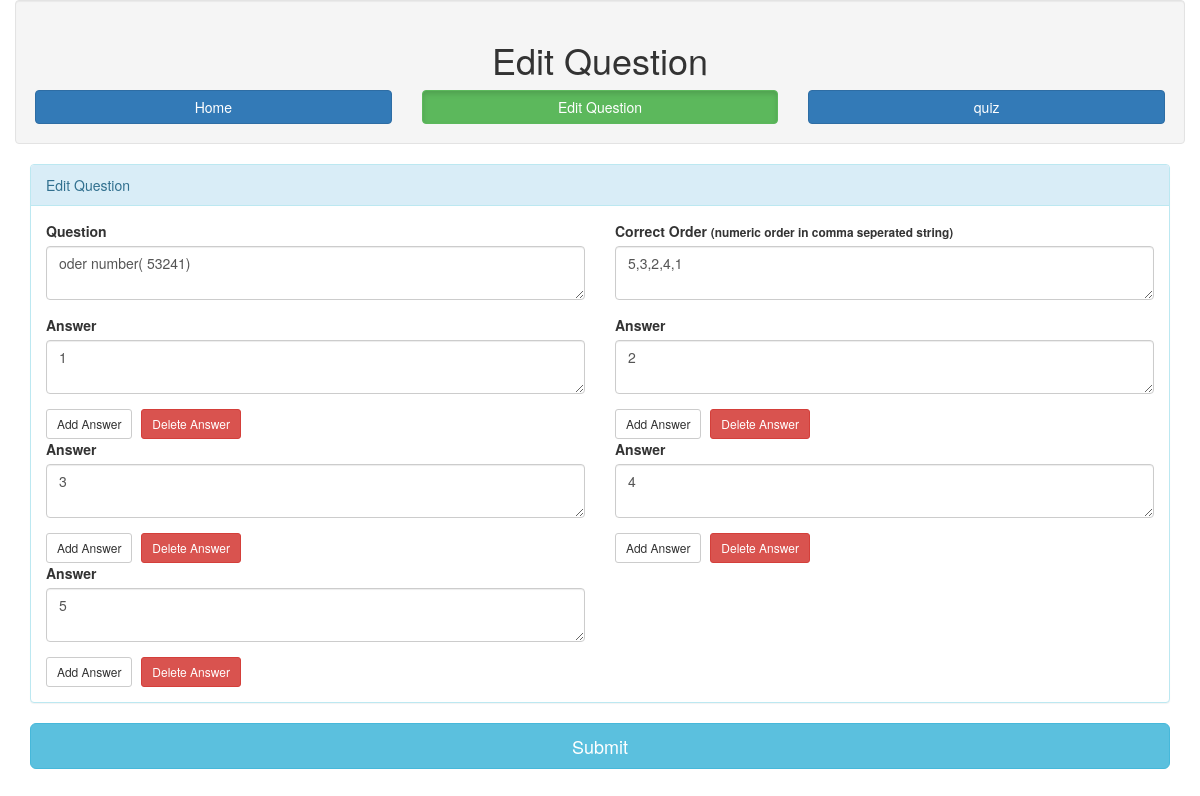
Screenshot of /edit_ques.php?ques=3 with the database file from the repository.
### tables this page shows
CREATE TABLE IF NOT EXISTS `master_questions` (
  `ques_id` int(11) NOT NULL AUTO_INCREMENT,
  `ques_desc` text NOT NULL,
  `ans` text NOT NULL,
  `correct_order` varchar(100) NOT NULL,
  `date_added` timestamp NOT NULL DEFAULT CURRENT_TIMESTAMP ON UPDATE CURRENT_TIMESTAMP,
  `ques_status` int(11) NOT NULL DEFAULT '1',
  PRIMARY KEY (`ques_id`)
);

### edit_ques.php (the view, shortened to what this page needs)
<?php
include('pages/connection.php');
$ques_id = $_GET['ques'];
$query = "select * from master_questions where ques_id = '$ques_id'";
$result = mysqli_query($con, $query);;
$row = mysqli_fetch_array($result);
?>
<!DOCTYPE HTML>
<html>
<head>
    <link href="css/style.css" rel="stylesheet">
    <link href="css/font-awesome.css" rel="stylesheet">
    <link href="css/bootstrap.min.css" rel="stylesheet">
</head>
<body>
<div class="container-fluid">
    <div class="well">
        <h1 class="text-center">Edit Question</h1>
        <div class="row text-center">
            <div class='col-xs-4'>
                <a href="index.php" class="btn btn-primary btn-block">Home</a>
            </div>
            <div class='col-xs-4'>
                <a href="edit_ques.php?ques=<?php echo $ques_id ?>" class="btn btn-primary btn-block active">Edit
                    Question</a>
            </div>
            <div class='col-xs-4'>
                <a href="answers.php" class="btn btn-primary btn-block">quiz</a>
            </div>
        </div>
    </div>
    <form method="post" action="pages/update_question.php">
        <div class="add_ques">
            <div class="col-md-12">
                <div class="panel panel-info">
                    <div class="panel-heading">Edit Question</div>
                    <div class="panel-body">
                        <div class="row">
                            <div class="col-md-6">
                                <div class="form-group">
                                    <label>Question</label>
                                    <textarea class="form-control" name="ques"
                                              required><?php echo $row['ques_desc'] ?></textarea>
                                </div>
                            </div>
                            <div class="col-md-6">
                                <div class="form-group">
                                    <label>Correct Order
                                        <small>(numeric order in comma seperated string)</small>
                                    </label>
                                    <textarea class="form-control" name="correct_order"
                                              required><?php echo $row['correct_order'] ?></textarea>
                                </div>
                            </div>
                        </div>
                        <div class="row">
                            <?php
                            $answers = explode(',', $row['ans'], -1);
                            foreach ($answers as $ans) {
                                echo "<div class='div-ans col-md-6'>
                                          <div class='form-group'>
                                                <label>Answer </label>
                                                <textarea class='form-control' name='ans1[]' required>" . $ans . "</textarea>
                                          </div>
                                          <button type='button'class='add-ans btn btn-sm btn-default'>Add Answer</button>
                                          <button style='margin-left:5px' type='button' class='ans-remove btn btn-sm btn-danger'>Delete Answer</button>
                                       </div>";
                            }
                            ?>
                        </div>
                    </div>
                </div>
            </div>
            <div class="col-md-12">
                <button type="submit" class="btn btn-info btn-lg btn-block">Submit</button>
            </div>
    </form>
</div>
</body>
</html>

### css/style.css (style rules this page uses)
body { font-family: arial; background: rgb(242, 244, 246); -webkit-user-select: none; -moz-user-select: none; -ms-user-select: none; user-select: none; }
.btn.btn-primary.active, .btn.btn-primary:active { color: #fff; background-color: #5cb85c; border-color: #5cb85c; outline: none; }

### rows the page displays
master_questions: ques "oder number( 53241)", correct_order "5,3,2,4,1", ans "1", ans "2", ans "3", ans "4", ans "5"
